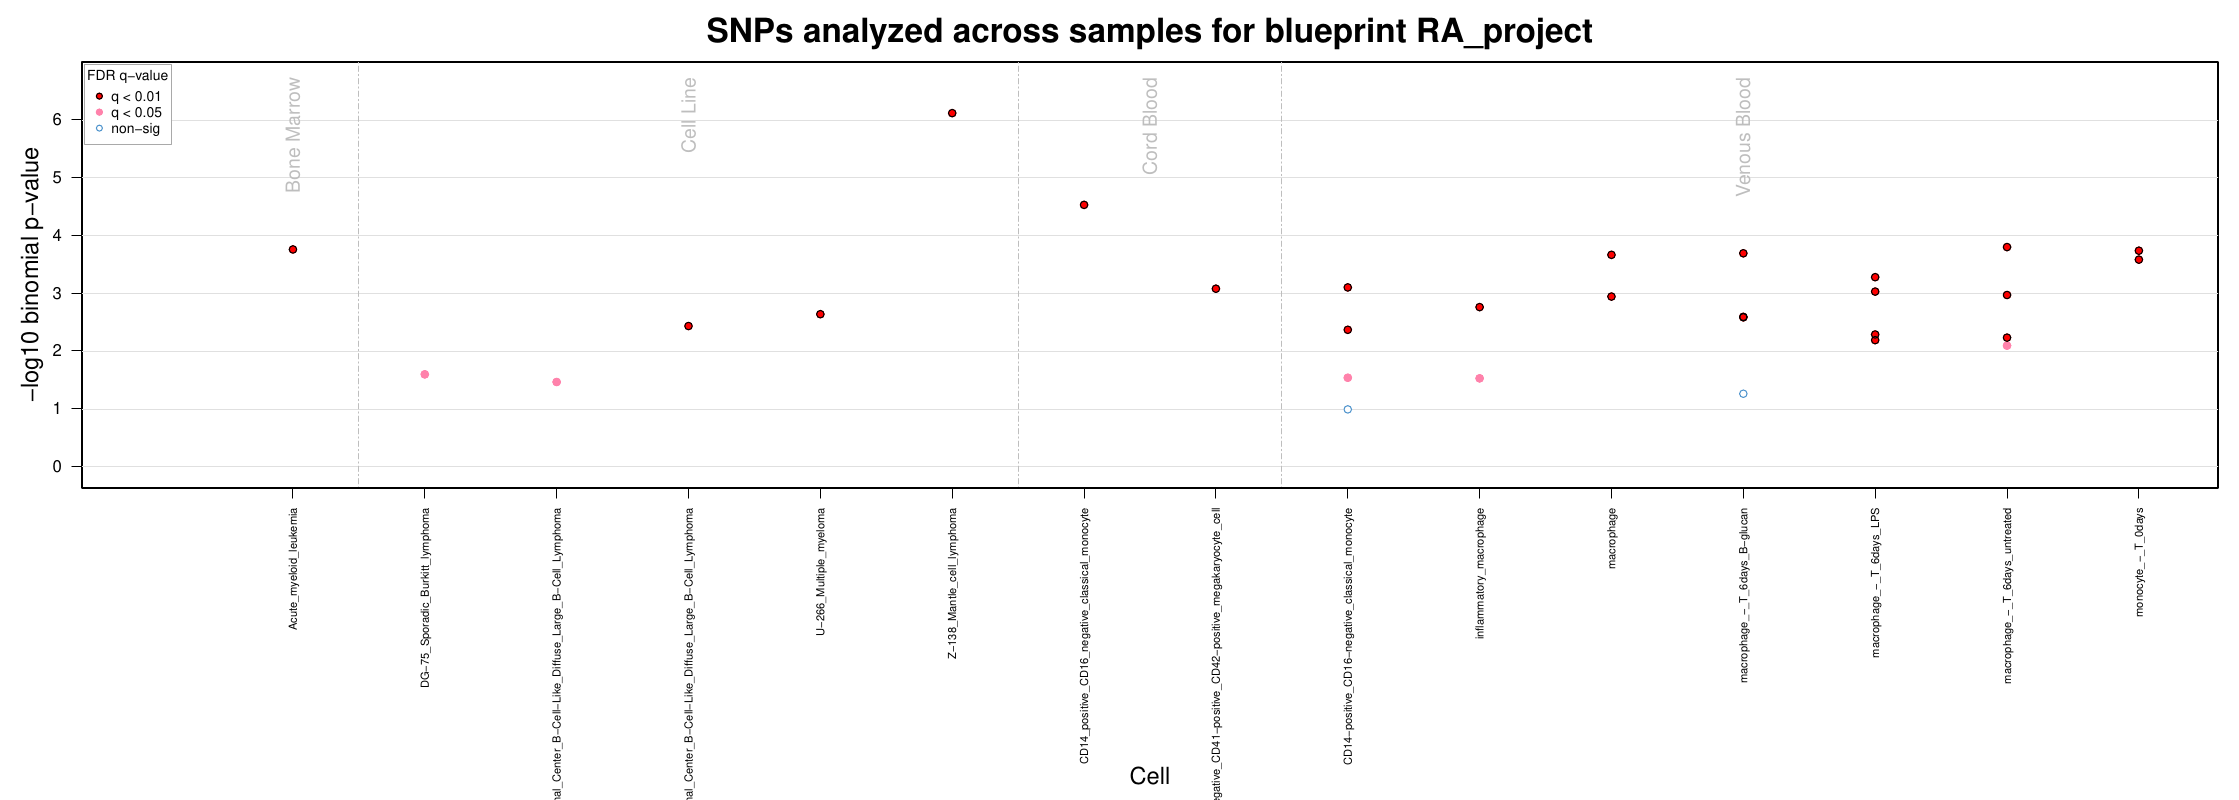

Reproduce this figure in R.
setwd('/var/www/forge2/production/src/html/files/0xDE219F1E7B7A11EB8005BCA4B4A874F8')
results<-read.table('RA_project.GWAS.blueprint.chart.tsv.gz', header=TRUE,sep='\t')

# Class splits the data into non-significant, marginally significant and significant according to 0.05 and 0.01 (in -log10 scale)
results$Class <- cut(results$Pvalue, breaks =c(0, 0.01, 0.05, 1)/length(unique(results[,'Tissue'])), labels=FALSE, include.lowest=TRUE)

# Class splits the data into non-significant, marginally significant and significant according to q-value (B-Y FDR adjusted)
results$Class2 <- cut(results$Qvalue, breaks =c(0, 0.01, 0.05, 1), labels=FALSE, include.lowest=TRUE)

# Re-order the entries according to tissue first and then cell type/line
tissue.cell.order <- unique(results[, c('Tissue', 'Cell')])
tissue.cell.order <- tissue.cell.order[order(tissue.cell.order[,1], tissue.cell.order[,2]), ]
# Collapse into a single string (to support same cell type in different tissues)
tissue.cell.order2 <- apply(tissue.cell.order, 1, paste, collapse = ' -- ')
results$TissueCell <- apply(results[, c('Tissue', 'Cell')], 1, paste, collapse = ' -- ')
results$TissueCell <- factor(results$TissueCell, levels=tissue.cell.order2)

# Plot an empty chart first
pdf('RA_project.GWAS.blueprint.chart.pdf', width=22.4, height=8)
ymax = max(-log10(results$Pvalue), na.rm=TRUE)*1.1
ymin = -0.1
par(mar=c(15.5,4,3,1)+0.1)
plot(NA,ylab='', xlab='', main='SNPs analyzed across samples for blueprint RA_project',
    ylim=c(ymin,ymax), las=2, pch=19, col = results$Class2, xaxt='n', xlim=c(0,length(levels(results$TissueCell))), cex.main=2)

# Add horizontal guide lines for the Y-axis
abline(h=par('yaxp')[1]:par('yaxp')[2],lty=1, lwd=0.1, col='#e0e0e0')

# Add vertical lines and labels to separate the tissues
tissues <- c(0, cumsum(summary(tissue.cell.order[,'Tissue'])))
abline(v=tissues[2:(length(tissues)-1)]+0.5, lty=6, col='grey')
text((tissues[1:(length(tissues)-1)] + tissues[2:length(tissues)]) / 2 + 0.5, ymax, names(tissues[2:length(tissues)]), col='grey', adj=1, srt=90, cex=1.2) 

# Add points (internal color first)
palette(c('red', 'palevioletred1', 'white'))
points(results$TissueCell, -log10(results$Pvalue), pch=19, col = results$Class2, xaxt='n')

# Add contour to the points
palette(c('black', 'palevioletred1', 'steelblue3'))
points(results$TissueCell, -log10(results$Pvalue), pch=1, col = results$Class2, xaxt='n')

# Add X-axis (use cell name only and not TissueCell)
axis(1, seq(1,length(tissue.cell.order[,2])), labels=tissue.cell.order[,2], las=2, cex.axis=0.67)
mtext(1, text='Cell', line=14, cex=1.4)
mtext(2, text='-log10 binomial p-value', line=2, cex=1.4)

# Add legend (internal color first)
palette(c('white', 'palevioletred1', 'red'))
legend('topleft', pch=19, legend=c('q < 0.01', 'q < 0.05', 'non-sig'), col = 3:1, cex=0.8, inset=c(0.001, 0.005), box.col='white', title='FDR q-value', text.col='white', bg='white')

# Add contour to the points in the legend
palette(c('steelblue3', 'palevioletred1', 'black'))
legend('topleft', pch=1, legend=c('q < 0.01', 'q < 0.05', 'non-sig'), col = 3:1, cex=0.8, inset=c(0.001, 0.005), box.col='darkgrey', title='FDR q-value')

palette('default')
dev.off()
